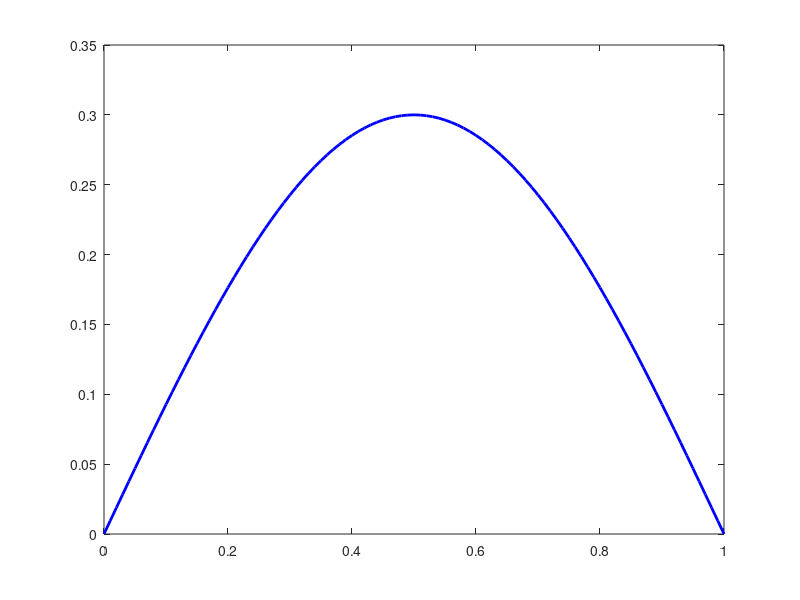

The MATLAB script that drew this image: (Note: this script raises an error after producing the figure.)
%
% TEST_ITRON is a script that demonstrates the use of the box-constraint
%            optimization routine ITRON
%
% see also: itron.m, mtron.m, plap.m, readme.txt
%

% Number of nodes for the finite difference discretization of the
% p-Laplacian functional
N = 101;
% Sobolev index for the p-Laplacian
p = 8;

% generate the initial condition
x = linspace(0, 1, N)';
u0 = 0.3 * sin(pi*x);


% the bound constraints. On interior nodes, they are (essentially)
% -\infty \leq u_j \leq \infty. on the boundary nodes the constraint
% can be used to define the boundary condition u_0 = u_N = 0
ul = -1e300 * ones(N, 1); uu = -ul;
ul(1) = 0.0; uu(1) = 0.0;
ul(N) = 0.0; uu(N) = 0.0;

% plot initial condition
plot(x, u0, 'b-', 'Linewidth', 2.0); drawnow; hold on;

% call itron with parameters
%  fmin = -1e30 (-\infty), gtol = 1e-9
[u, F, exitflag] = itron(@(uu)(plap(uu, p)), ...
                         u0, ul, uu, -1e30, 0.1, 1e-8, 1e3);

% plot solution
plot(x, u, 'r-', 'Linewidth', 2.0); hold off;

